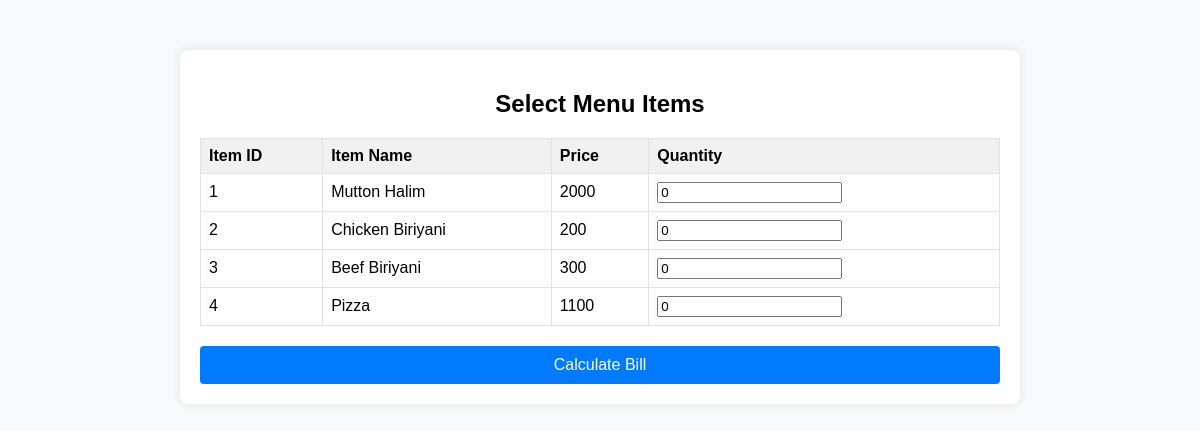
The page /Menu_rate/select_menu.php on the database its author committed.
### tables this page shows
CREATE TABLE `restaurent_menu` (
  `item_no` int(10) NOT NULL,
  `Name` varchar(100) NOT NULL,
  `Price` int(10) NOT NULL,
  `Guest_id` int(10) NOT NULL
);

### Menu_rate/select_menu.php (the view, shortened to what this page needs)
<!DOCTYPE html>
<html lang="en">
<head>
  <link rel="stylesheet" href="style.css">
</head>
<body>
  <div class="container">
    <h2>Select Menu Items</h2>
    <form action="process_bill.php" method="post">
      <table>
        <tr>
          <th>Item ID</th>
          <th>Item Name</th>
          <th>Price</th>
          <th>Quantity</th>
        </tr>
        <?php
        include('../admin/index.php');
        $query = "SELECT * FROM restaurent_menu";
        $result = mysqli_query($conn, $query);
        while($row = mysqli_fetch_assoc($result)) {
          echo "<tr>";
          echo "<td>{$row['item_no']}</td>";
          echo "<td>{$row['Name']}</td>";
          echo "<td>{$row['Price']}</td>";
          echo "<td><input type='number' name='quantity[{$row['item_no']}]' min='0' value='0'></td>";
          echo "</tr>";
        }
        ?>
      </table>
      <button type="submit" name="calculate_bill">Calculate Bill</button>
    </form>
  </div>
</body>
</html>

### Menu_rate/style.css (style rules this page uses)
body { font-family: Arial, sans-serif; background-color: #f8f9fa; margin: 0; padding: 0; }
.container { max-width: 800px; margin: 50px auto; padding: 20px; background-color: #fff; border-radius: 8px; box-shadow: 0 0 10px rgba(0,0,0,0.1); }
h2 { text-align: center; margin-bottom: 20px; }
table { width: 100%; border-collapse: collapse; margin-bottom: 20px; }
table, th, td { border: 1px solid #dee2e6; }
th, td { padding: 8px; text-align: left; }
th { background-color: #f1f1f1; }
button { display: block; width: 100%; padding: 10px; background-color: #007bff; color: white; border: none; border-radius: 4px; cursor: pointer; font-size: 16px; }

### rows shown on the page
restaurent_menu: item_no "1", Name "Mutton Halim", Price "2000"
restaurent_menu: item_no "2", Name "Chicken Biriyani", Price "200"
restaurent_menu: item_no "3", Name "Beef Biriyani", Price "300"
restaurent_menu: item_no "4", Name "Pizza", Price "1100"
